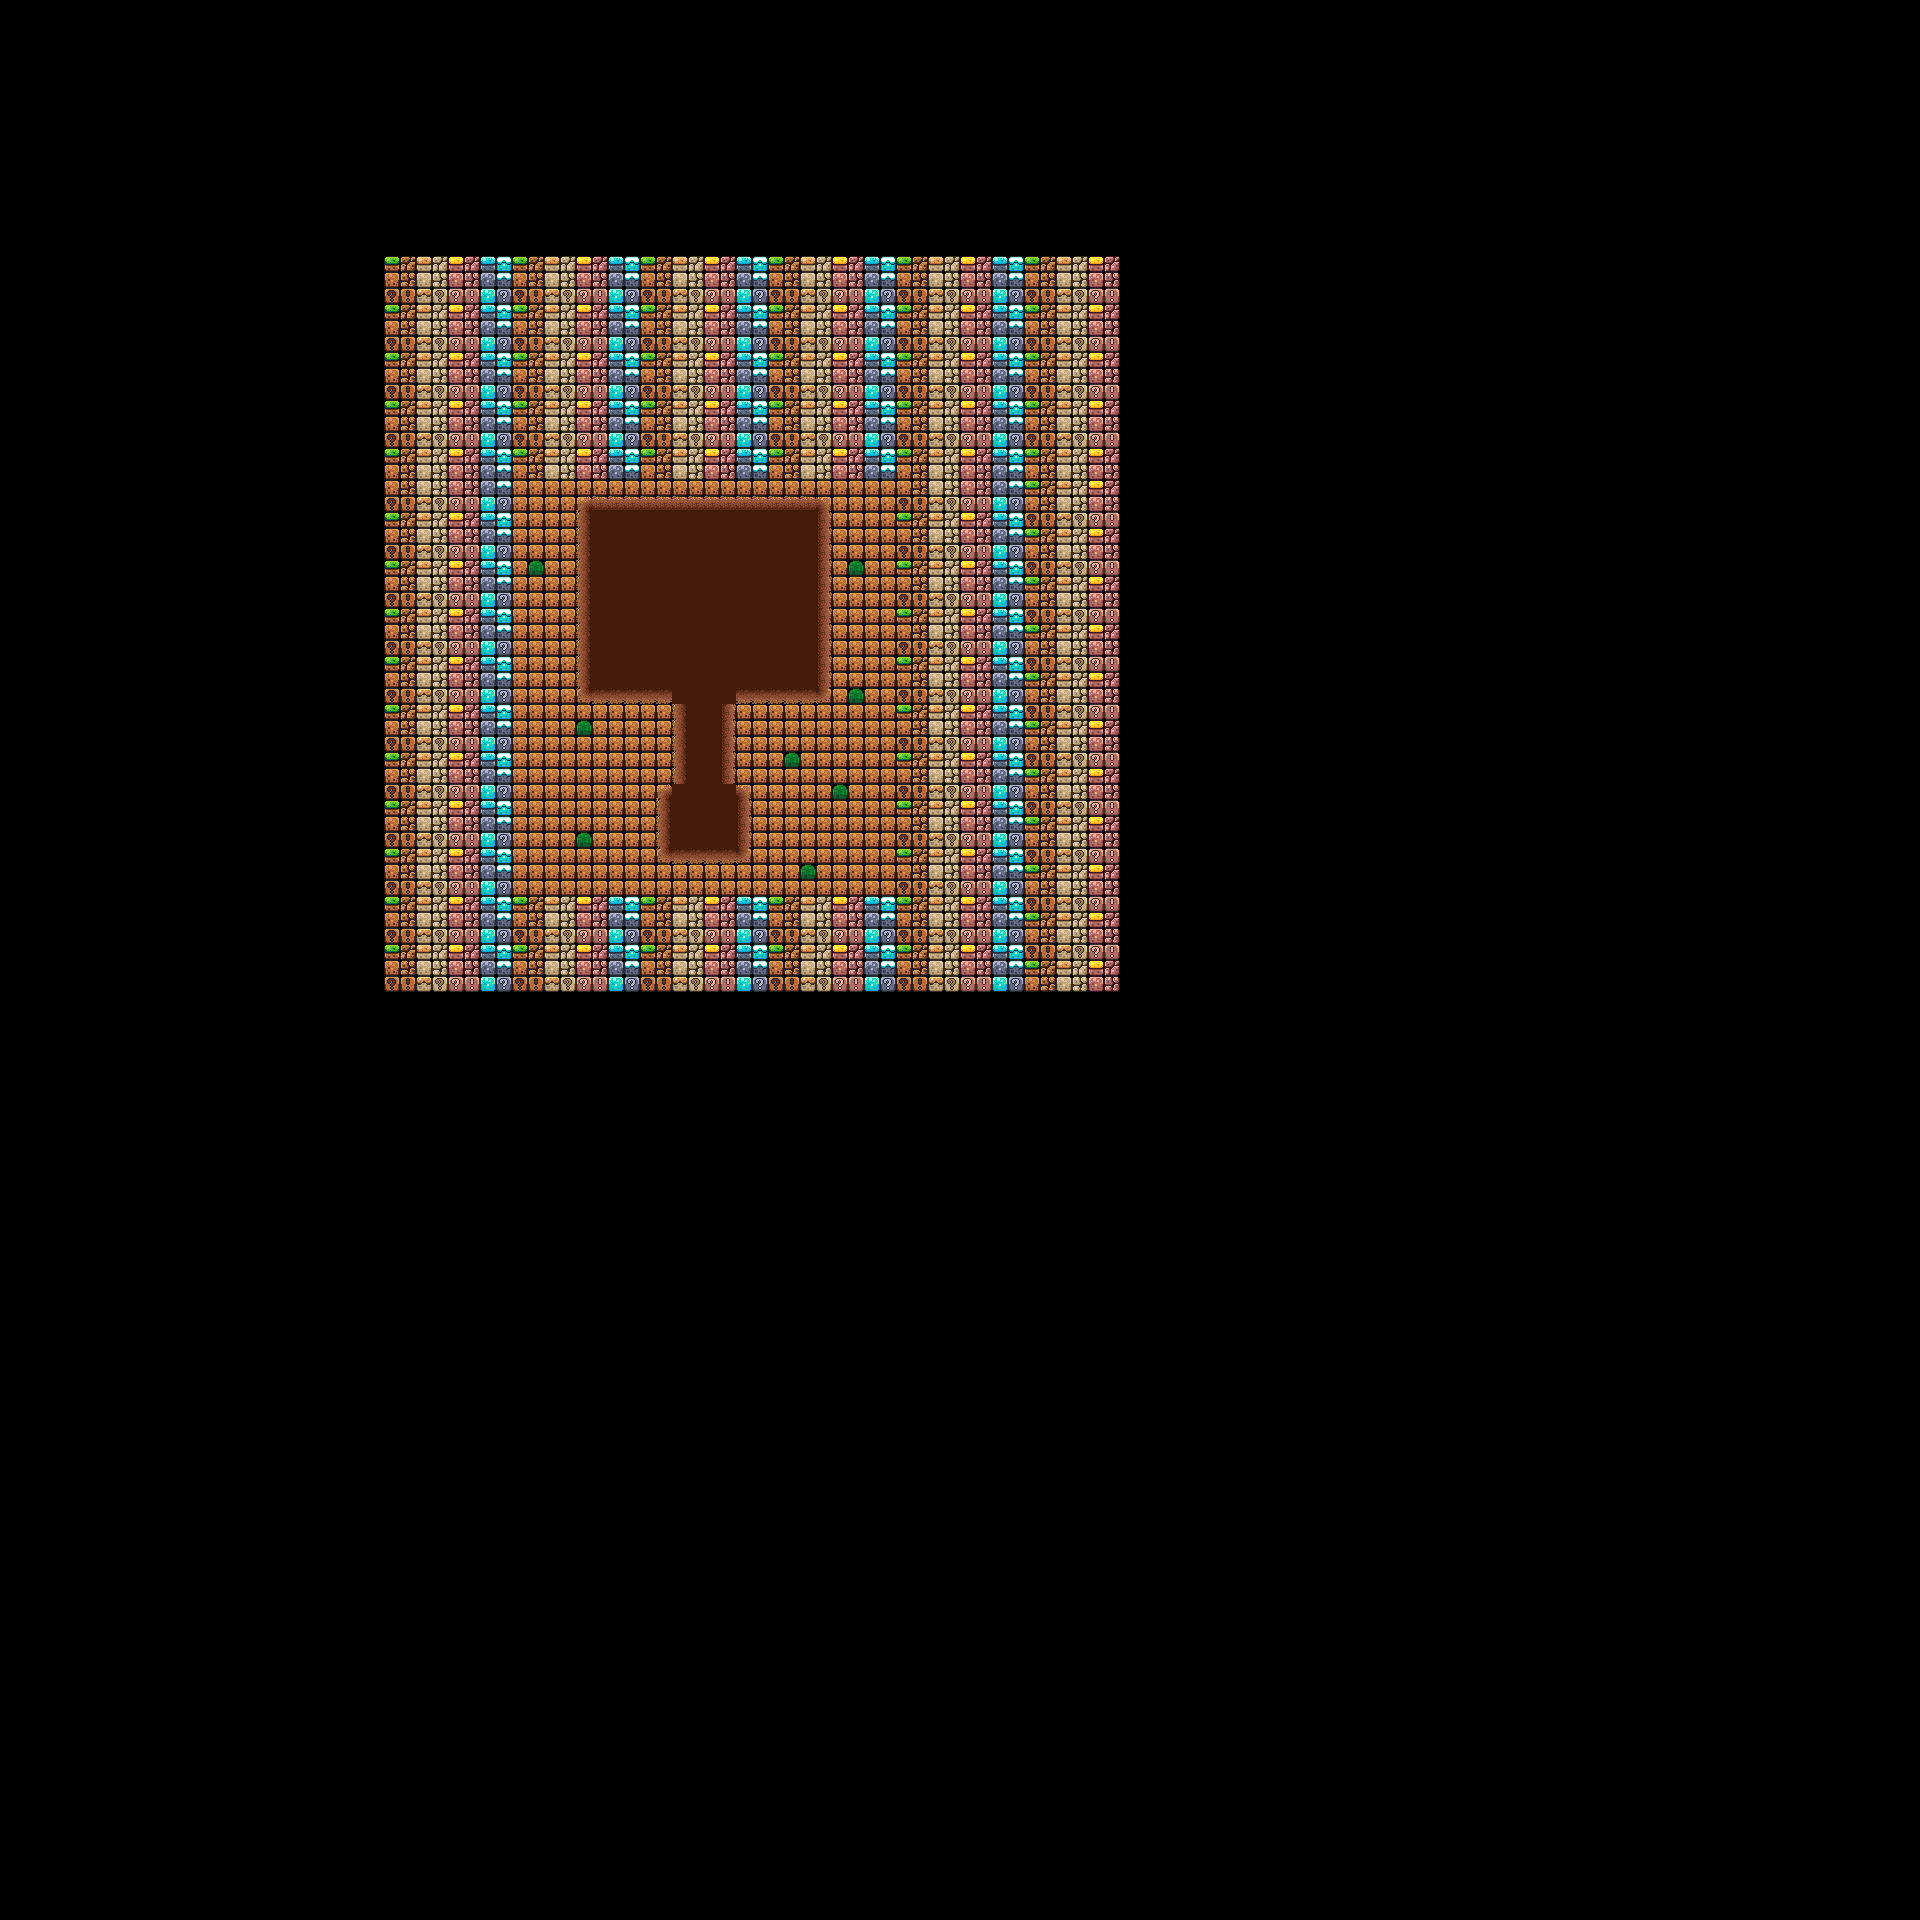

The image is a tile-based game level rendered from a .tmx file. Its description and source (layers, tilesets, objects; grid data summarised) follow:
An orthogonal 120x120 tile map with 16x16 px tiles, 2 tile layers (Map, Deco), 2 tilesets and 1 object (PlayerSpawn).

<map version="1.10" tiledversion="1.12.2" orientation="orthogonal" renderorder="right-down" width="120" height="120" tilewidth="16" tileheight="16" infinite="0" nextlayerid="4" nextobjectid="2">
 <editorsettings>
  <export target="test2.lua" format="lua" />
 </editorsettings>
 <tileset firstgid="1" name="MUDtileset" tilewidth="16" tileheight="16" tilecount="9" columns="3">
  <image source="../assets/MUDtileset.png" width="48" height="48" />
 </tileset>
 <tileset firstgid="10" name="world_tileset" tilewidth="16" tileheight="16" tilecount="256" columns="16">
  <image source="../assets/world_tileset.png" width="256" height="256" />
 </tileset>
 <layer id="2" name="Map" width="120" height="120">
  <data>[14400 cells, 2116 non-empty, 25 distinct tile ids]</data>
 </layer>
 <objectgroup id="3" name="Objects">
  <object id="1" name="PlayerSpawn" x="704" y="592">
   <point />
  </object>
 </objectgroup>
 <layer id="1" name="Deco" width="120" height="120">
  <data>[14400 cells, 258 non-empty, 9 distinct tile ids]</data>
 </layer>
</map>
